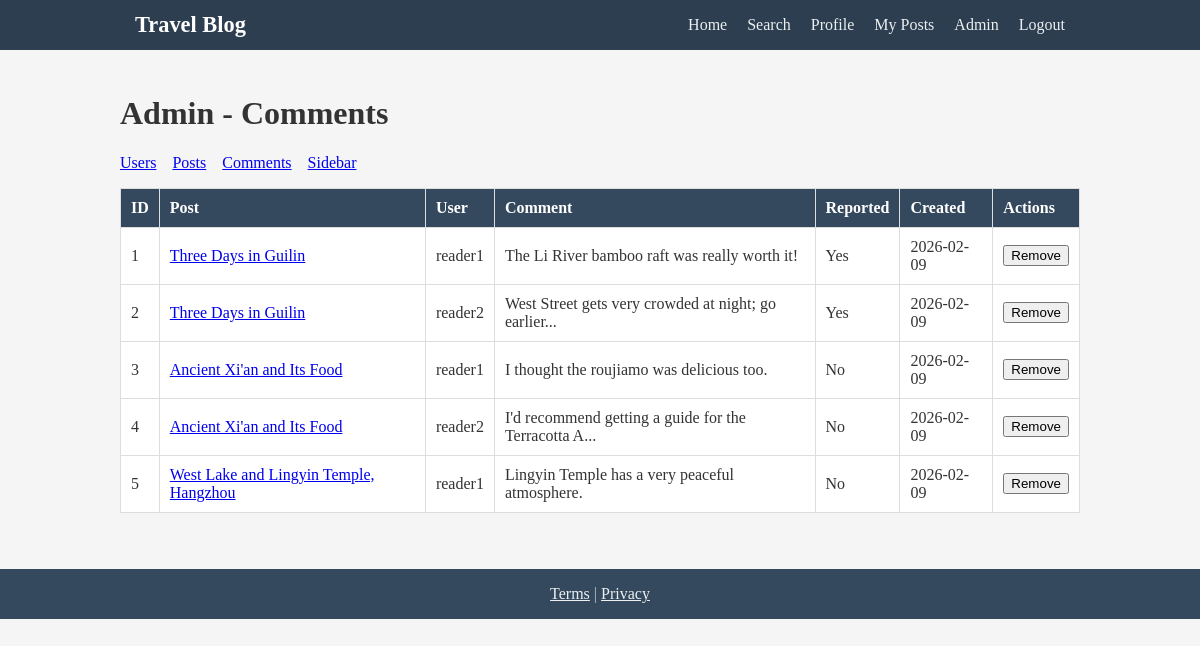
/admin/comments (signed in), run on the app's committed database.
### tables this page shows
CREATE TABLE comments (
            id INTEGER PRIMARY KEY AUTOINCREMENT,
            post_id INTEGER NOT NULL,
            user_id INTEGER NOT NULL,
            body TEXT NOT NULL,
            created_at TEXT NOT NULL,
            reported INTEGER NOT NULL DEFAULT 0,
            removed INTEGER NOT NULL DEFAULT 0,
            FOREIGN KEY (post_id) REFERENCES posts (id),
            FOREIGN KEY (user_id) REFERENCES users (id)
        );

CREATE TABLE posts (
            id INTEGER PRIMARY KEY AUTOINCREMENT,
            user_id INTEGER NOT NULL,
            title TEXT NOT NULL,
            body TEXT NOT NULL,
            location TEXT,
            created_at TEXT NOT NULL,
            updated_at TEXT NOT NULL,
            FOREIGN KEY (user_id) REFERENCES users (id)
        );

CREATE TABLE users (
            id INTEGER PRIMARY KEY AUTOINCREMENT,
            username TEXT UNIQUE NOT NULL,
            email TEXT UNIQUE NOT NULL,
            password_hash TEXT NOT NULL,
            role TEXT NOT NULL DEFAULT 'reader',
            status TEXT NOT NULL DEFAULT 'pending',
            agreed_terms INTEGER NOT NULL DEFAULT 0,
            created_at TEXT NOT NULL
        );

### app.py (the view)
@app.route("/admin/comments")
@admin_required
def admin_comments():
    conn = get_db()
    cur = conn.cursor()
    cur.execute(
        """SELECT c.id, c.body, c.reported, c.removed, c.created_at, p.id as post_id, p.title, u.username
           FROM comments c JOIN posts p ON c.post_id = p.id JOIN users u ON c.user_id = u.id
           ORDER BY c.reported DESC, c.created_at DESC"""
    )
    comments = [dict(row) for row in cur.fetchall()]
    conn.close()
    return render_template("admin/comments.html", comments=comments)

### auth_utils.py (called while the page is built)
def admin_required(f):
    @wraps(f)
    def inner(*args, **kwargs):
        if "user_id" not in session:
            return redirect(url_for("login", next=request.url))
        from database import get_db
        conn = get_db()
        cur = conn.cursor()
        cur.execute("SELECT role FROM users WHERE id = ?", (session["user_id"],))
        row = cur.fetchone()
        conn.close()
        if not row or row[0] != "admin":
            return redirect(url_for("index"))
        return f(*args, **kwargs)
    return inner

### database.py (called while the page is built)
def get_db():
    conn = sqlite3.connect(DATABASE)
    conn.row_factory = sqlite3.Row
    return conn

### templates/admin/comments.html (shortened to what this page needs)
{% extends "base.html" %}
{% block content %}
<h1>Admin - Comments</h1>
<nav class="admin-nav">
    <a href="{{ url_for('admin_users') }}">Users</a>
    <a href="{{ url_for('admin_posts') }}">Posts</a>
    <a href="{{ url_for('admin_comments') }}">Comments</a>
    <a href="{{ url_for('admin_sidebar') }}">Sidebar</a>
</nav>
<table class="admin-table">
    <thead>
        <tr><th>ID</th><th>Post</th><th>User</th><th>Comment</th><th>Reported</th><th>Created</th><th>Actions</th></tr>
    </thead>
    <tbody>
        {% for c in comments %}
        <tr>
            <td>{{ c.id }}</td>
            <td><a href="{{ url_for('post_detail', post_id=c.post_id) }}">{{ c.title }}</a></td>
            <td>{{ c.username }}</td>
            <td>{{ c.body[:50] }}{% if c.body|length > 50 %}...{% endif %}</td>
            <td>{% if c.reported %}Yes{% else %}No{% endif %}</td>
            <td>{{ c.created_at[:10] }}</td>
            <td>
                {% if not c.removed %}
                <form action="{{ url_for('admin_remove_comment', comment_id=c.id) }}" method="post" style="display:inline;">
                    <button type="submit">Remove</button>
                </form>
                {% else %}
                Removed
                {% endif %}
            </td>
        </tr>
        {% endfor %}
    </tbody>
</table>
{% endblock %}

### static/css/style.css (style rules this page uses)
* { box-sizing: border-box; }
body { font-family: Georgia, serif; margin: 0; background: #f5f5f5; color: #333; }
.admin-nav { margin-bottom: 16px; }
.admin-nav a { margin-right: 12px; }
.admin-table { width: 100%; border-collapse: collapse; background: #fff; }
.admin-table th, .admin-table td { padding: 10px; text-align: left; border: 1px solid #ddd; }
.admin-table th { background: #34495e; color: #fff; }

### data on the page
comments: id "1", title "Three Days in Guilin", username "reader1", body "The Li River bamboo raft was really worth it!", reported "Yes", created_at "2026-02-09"
comments: id "2", title "Three Days in Guilin", username "reader2", body "West Street gets very crowded at night; go earlier", reported "Yes", created_at "2026-02-09"
comments: id "3", title "Ancient Xi'an and Its Food", username "reader1", body "I thought the roujiamo was delicious too.", reported "No", created_at "2026-02-09"
comments: id "4", title "Ancient Xi'an and Its Food", username "reader2", body "I'd recommend getting a guide for the Terracotta A", reported "No", created_at "2026-02-09"
comments: id "5", title "West Lake and Lingyin Temple, Hangzhou", username "reader1", body "Lingyin Temple has a very peaceful atmosphere.", reported "No", created_at "2026-02-09"
